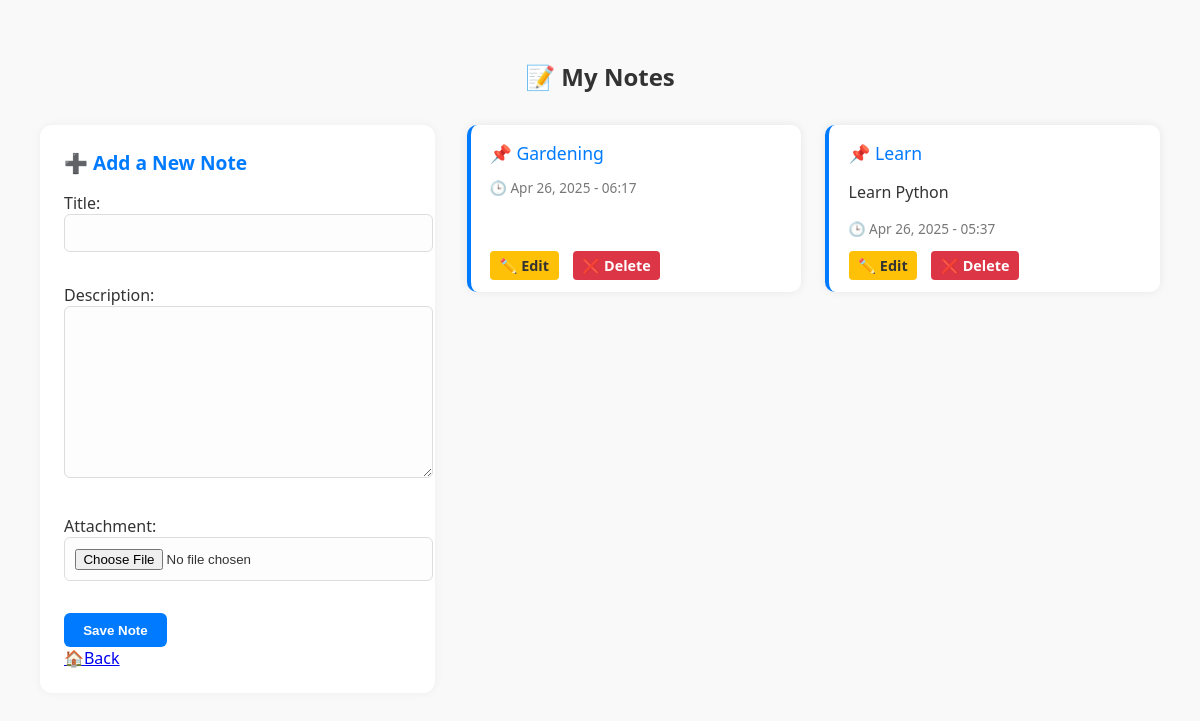
The app's page /my-notes/ (signed in) with its own data.
### routine/models.py (models this page shows, shortened)
class MyNote(models.Model):
    HIGH = 'High'
    MEDIUM = 'Medium'
    LOW = 'Low'
    PRIORITY_CHOICES = [
        (HIGH, 'High'),
        (MEDIUM, 'Medium'),
        (LOW, 'Low'),
    ]
    user = models.ForeignKey(User, on_delete=models.CASCADE, null=False, blank=False)  # Make user non-nullable again  , default=1
    title = models.CharField(max_length=100)
    description = models.TextField(blank=True, null=True)
    attachment = models.FileField(upload_to='mynotes/', blank=True, null=True)
    memory_prompt = models.CharField(max_length=255, blank=True, null=True)
    attended = models.BooleanField(default=False)
    priority = models.CharField(
        max_length=6,
        choices=PRIORITY_CHOICES,
        default=MEDIUM,
    )
    due_date = models.DateField(null=True, blank=True)  # Optional field for due date
    created_at = models.DateTimeField(auto_now_add=True)

### routine/views.py (the view)
# urls.py: path('my-notes/', views.my_notes_view, name='my_notes'),
@login_required
def my_notes_view(request):
    notes = MyNote.objects.filter(user=request.user).order_by('-created_at')  # Filter notes for the logged-in user
    if request.method == 'POST':
        form = MyNoteForm(request.POST, request.FILES)
        if form.is_valid():
            note = form.save(commit=False)
            note.user = request.user  # Set the user explicitly
            note.save()
            return redirect('my_notes')  # Redirect after saving the note
    else:
        form = MyNoteForm()
    return render(request, 'routine/my_notes.html', {'form': form, 'notes': notes})

### routine/forms.py
class MyNoteForm(forms.ModelForm):
    class Meta:
        model = MyNote
        fields = ['title', 'description', 'attachment']

### templates/routine/my_notes.html (shortened to what this page needs)
{% load static %}
<!DOCTYPE html>
<html lang="en">
<head>
</head>
<body>
  <h2>📝 My Notes</h2>
  <div class="dashboard-container">
    <div class="form-container">
      <h3>➕ Add a New Note</h3>
      <form method="POST" enctype="multipart/form-data">
        {{ form.as_p }}
        <button type="submit">Save Note</button>
        <div class="text-center mb-4">
  <a href="{% url 'dashboard' %}" class="btn btn-primary px-4 py-2 shadow-sm">
    🏠Back
  </a>
</div>
      </form>
    </div>
    <div class="notes-container">
      {% for note in notes %}
        <div class="note-card">
          <div>
            <div class="note-title">📌 {{ note.title }}</div>
            {% if note.description %}
              <p>{{ note.description }}</p>
            {% endif %}
            <div class="note-meta">🕒 {{ note.created_at|date:"M d, Y - H:i" }}</div>
          </div>
          <div class="note-actions">
            <a href="{% url 'edit_note' note.id %}" class="edit-btn">✏️ Edit</a>
            <a href="{% url 'delete_note' note.id %}" class="delete-btn" onclick="return confirm('Are you sure you want to delete this note?');">❌ Delete</a>
          </div>
        </div>
      {% empty %}
        <p class="empty-message">You haven’t added any notes yet.</p>
      {% endfor %}
    </div>
  </div>
</body>
</html>

### templates/routine/my_notes.html (style rules this page uses)
body { background-color: #f9f9f9; color: #333; font-family: 'Segoe UI', sans-serif; padding: 2rem; }
h2 { text-align: center; color: #333; margin-bottom: 2rem; }
.dashboard-container { display: flex; gap: 2rem; align-items: flex-start; justify-content: space-between; }
.form-container { flex: 1; background-color: #ffffff; padding: 1.5rem; border-radius: 12px; box-shadow: 0 0 10px rgba(0, 0, 0, 0.05); }
.form-container h3 { margin-top: 0; margin-bottom: 1rem; font-size: 1.2rem; color: #007bff; }
.form-container input, .form-container textarea { width: 100%; padding: 0.65rem; margin-bottom: 1rem; border: 1px solid #ddd; border-radius: 6px; background-color: #fdfdfd; color: #333; }
.form-container button { background-color: #007bff; border: none; padding: 0.6rem 1.2rem; border-radius: 6px; color: white; font-weight: bold; cursor: pointer; }
.notes-container { flex: 2; display: grid; grid-template-columns: repeat(auto-fit, minmax(260px, 1fr)); gap: 1.5rem; }
.note-card { background-color: #ffffff; padding: 1rem 1.2rem; border-left: 4px solid #007bff; border-radius: 10px; box-shadow: 0 0 10px rgba(0, 0, 0, 0.08); transition: box-shadow 0.3s ease; display: flex; flex-direction: column; justify-content: space-between; }
.note-title { font-size: 1.1rem; color: #007bff; margin-bottom: 0.4rem; }
.note-meta { font-size: 0.85rem; color: #777; margin-top: 0.8rem; }
.note-actions { margin-top: 1rem; }
.note-actions a { margin-right: 10px; text-decoration: none; font-size: 0.9rem; font-weight: bold; padding: 0.3rem 0.6rem; border-radius: 4px; }
.edit-btn { background-color: #ffc107; color: #333; }
.delete-btn { background-color: #dc3545; color: white; }

### records on screen
MyNote: title "Gardening", created_at "Apr 26, 2025 - 06:17"
MyNote: title "Learn", description "Learn Python", created_at "Apr 26, 2025 - 05:37"
